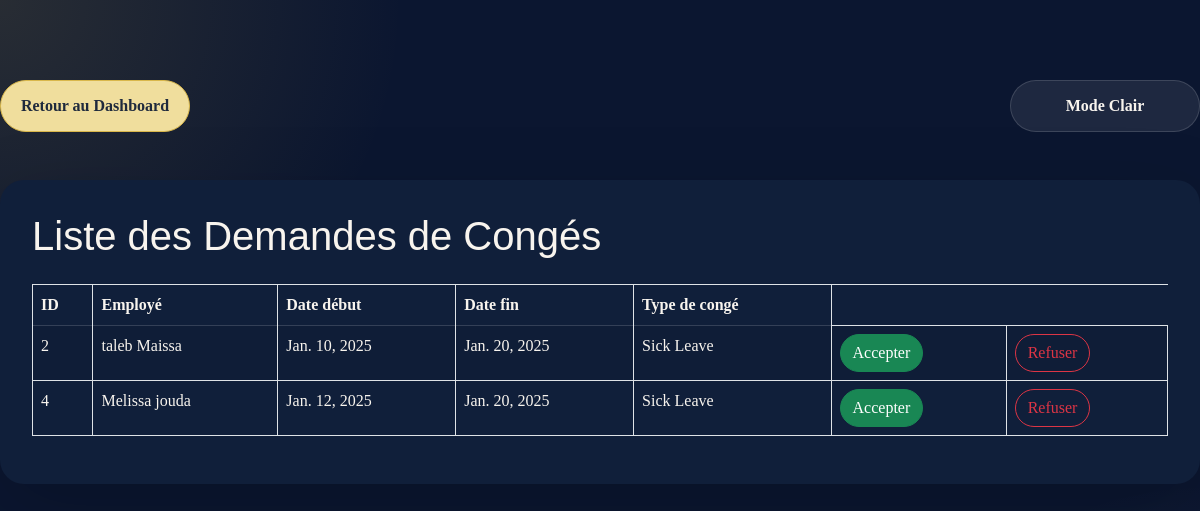
The page /acceuil-arh/conges/Liste_dmconge/ on the database its author committed.
### app1/models.py (models this page shows, shortened)
class DemandeConge(models.Model):
    employe = models.ForeignKey(Employe, on_delete=models.CASCADE, related_name="demandes")
    TYPE_CHOICES = [
        ('paid', 'Paid Leave'),
        ('sick', 'Sick Leave'),
        ('unpaid', 'Unpaid Leave'),
        ('maternity', 'Maternity Leave'),]
    type_conge = models.CharField(max_length=15, choices=TYPE_CHOICES)
    date_deb = models.DateField()
    date_fin = models.DateField()
    raison = models.TextField(null=True, blank=True)
    statut = models.CharField(max_length=10, choices=[('en_attente', 'En attente'), ('approuve', 'Approuvé'), ('rejete', 'Rejeté')], default='en_attente')
    commentaire = models.TextField(null=True, blank=True)

class Employe(models.Model):
    nom= models.CharField(max_length=20)
    prenom= models.CharField(max_length=20)
    sexe = models.CharField(max_length=10, choices=[('Homme', 'Homme'), ('Femme', 'Femme')], default=0)
    date_de_naissance= models.DateField(default=timezone.now)
    date_aumbauche= models.DateField(default=timezone.now)
    adresse= models.CharField(max_length=30)
    Historique_professionnel= models.CharField(max_length=500)
    Service_Employe= models.ForeignKey(Service, on_delete=models.CASCADE)
    Competance_Employe=models.ManyToManyField(Competances, related_name="comp", blank=True)
    Employe_Formation= models.ManyToManyField(Formations, related_name="frm", blank=True)
    Employe_Utilisateur= models.OneToOneField(Utilisateur, on_delete=models.CASCADE, related_name="employe")
    photo_profil = models.ImageField(upload_to='profile_photos/', null=True, blank=True)
    def __str__(self):
        return f"{self.prenom} {self.nom}"

### app1/views.py (the view)
# urls.py: path('acceuil-arh/conges/Liste_dmconge/', views.liste_demandes_conges, name='liste_demande_conge'),
def liste_demandes_conges(request):
    demandes_conges = DemandeConge.objects.all()
    return render(request, 'liste_demande.html', {'demandes_conges': demandes_conges})

### app1/templates/liste_demande.html (shortened to what this page needs)
<!DOCTYPE html>
<html lang="en">
    {% load static %}
<head>
    <link rel="stylesheet" href="{% static 'css/bootstrap.min.css' %}">
    <link rel="stylesheet" href="{% static 'css/styles.css' %}">
</head>
<body>
    <div class="theme-control-bar">
        <a href="{% url 'acceuil_arh' %}" class="btn btn-primary" id="dashboard-return">Retour au Dashboard</a>
        <button id="theme-toggle" class="btn btn-secondary">Mode Clair/Sombre</button>
    </div>
    <div class="container mt-5">
        <h1 class="mb-4">Liste des Demandes de Congés</h1>
        <table class="table table-bordered table-striped">
            <thead class="thead-dark">
                <tr>
                    <th>ID</th>
                    <th>Employé</th>
                    <th>Date début</th>
                    <th>Date fin</th>
                    <th>Type de congé</th>
                </tr>
            </thead>
            <tbody>
                {% for demande in demandes_conges %}
                <tr>
                    <td>{{ demande.id }}</td>
                    <td>{{ demande.employe }}</td>
                    <td>{{ demande.date_deb }}</td>
                    <td>{{ demande.date_fin }}</td>
                    <td>{{ demande.get_type_conge_display }}</td>
                    <td><a   class="btn btn-success" href="{% url 'accepter_demande' demande.id %}">Accepter</a></td>
                    <td><a   class="btn btn-outline-danger" href="{% url 'refuser_demande' demande.id %}">Refuser</a></td>
                </tr>
                {% endfor %}
            </tbody>
        </table>
    </div>
</body>
</html>

### app1/static/css/styles.css (style rules this page uses)
:root { --bg-base: #0b1630; --bg-card: rgba(255,255,255,0.08); --bg-card-soft: rgba(255,255,255,0.12); --surface: #101f3a; --surface-soft: #162748; --text-light: #f8f4ee; --text-strong: #ffffff; --text-dark: #1f2a3d; --accent: #d9b74b; --accent-soft: #f0de9d; --chart-1: #4d9be6; --chart-2: #ec6a5e; --chart-3: #6dd1b7; --chart-4: #f5c04d; --chart-5: #7c5cff; --chart-6: #ff7fbf; --shadow: 0 24px 80px rgba(0,0,0,0.18); --border: rgba(255,255,255,0.12); }
html { scroll-behavior: smooth; }
body { min-height: 100vh; font-family: 'Poppins', sans-serif; background: radial-gradient(circle at top left, rgba(217,183,75,0.14), transparent 28%), radial-gradient(circle at bottom right, rgba(244,235,215,0.12), transparent 22%), var(--bg-base); color: var(--text-light); margin: 0; padding: 0; padding-top: 80px; }
body, input, textarea, select, button { font-family: inherit; }
h1, h2, h3, h4, h5, h6 { font-family: 'Poppins', sans-serif; }
a { color: inherit; }
button, .btn { border-radius: 999px; transition: all 220ms ease; }
.card, .table, .form-control, .btn { transition: all 220ms ease; }
.table thead th { border-bottom: 1px solid rgba(255,255,255,0.15); }
.btn-primary { background-color: var(--accent); border-color: var(--accent); color: var(--text-dark); }
.table thead th, .table tbody td, .form-label, .navbar a, footer, .card-title, .card-text { color: var(--text-light) !important; }
.theme-control-bar { display: flex; align-items: center; justify-content: space-between; gap: 0.75rem; flex-wrap: wrap; margin-bottom: 1.5rem; }
#theme-toggle, #dashboard-return { min-width: 190px; padding: 0.8rem 1rem; border: 1px solid transparent; font-weight: 600; }
#theme-toggle { background: rgba(255, 255, 255, 0.08); border-color: rgba(255, 255, 255, 0.14); color: var(--text-light); }
#dashboard-return { background: var(--accent-soft); color: var(--text-dark); border-color: var(--accent); }
.container { background: var(--surface); border-radius: 24px; padding: 2rem; box-shadow: var(--shadow); }
.btn-secondary { background-color: rgba(255, 255, 255, 0.08); border-color: rgba(255, 255, 255, 0.12); color: var(--text-light); }
.card, .table, .form-control, .btn, .card-body { transition: all 220ms ease; }
.container { max-width: 1200px; margin: 2rem auto; }

### rows shown on the page
DemandeConge: id "2", employe "taleb Maissa", date_deb "Jan. 10, 2025", date_fin "Jan. 20, 2025", type_conge "Sick Leave"
DemandeConge: id "4", employe "Melissa jouda", date_deb "Jan. 12, 2025", date_fin "Jan. 20, 2025", type_conge "Sick Leave"
